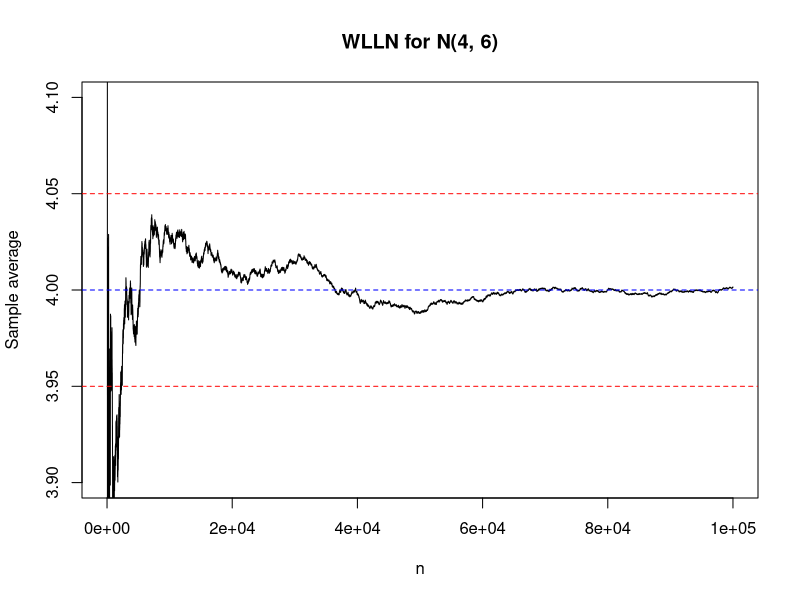

This figure's R source:
n = 100000
eps = 0.05
mu = 4
sigsq = 6
x = rnorm(n, mu, sqrt(sigsq))
xbars = cumsum(x) / 1:n
plot(1:n, xbars, type = "l", xlab = "n", ylab = "Sample average", main = "WLLN for N(4, 6)",
     ylim = c(mu - 2*eps, mu + 2*eps))
abline(h = c(mu + eps, mu - eps, mu), lty = 2, col = c("red", "red", "blue"))
